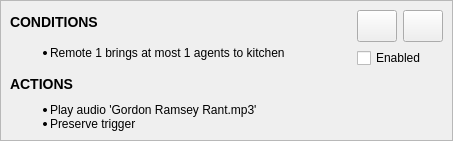
<?xml version="1.0" encoding="UTF-8"?>
<ui version="4.0">
 <class>TriggerWidget</class>
 <widget class="QWidget" name="TriggerWidget">
  <property name="geometry">
   <rect>
    <x>0</x>
    <y>0</y>
    <width>453</width>
    <height>141</height>
   </rect>
  </property>
  <property name="windowTitle">
   <string>Form</string>
  </property>
  <layout class="QGridLayout" name="gridLayout_2">
   <property name="leftMargin">
    <number>0</number>
   </property>
   <property name="topMargin">
    <number>0</number>
   </property>
   <property name="rightMargin">
    <number>0</number>
   </property>
   <property name="bottomMargin">
    <number>0</number>
   </property>
   <item row="0" column="0">
    <widget class="QFrame" name="frame">
     <property name="frameShape">
      <enum>QFrame::StyledPanel</enum>
     </property>
     <property name="frameShadow">
      <enum>QFrame::Raised</enum>
     </property>
     <property name="lineWidth">
      <number>0</number>
     </property>
     <property name="midLineWidth">
      <number>0</number>
     </property>
     <layout class="QGridLayout" name="gridLayout">
      <item row="0" column="0" rowspan="3">
       <layout class="QVBoxLayout" name="verticalLayout">
        <item>
         <widget class="QLabel" name="label_1">
          <property name="sizePolicy">
           <sizepolicy hsizetype="Expanding" vsizetype="Minimum">
            <horstretch>0</horstretch>
            <verstretch>0</verstretch>
           </sizepolicy>
          </property>
          <property name="text">
           <string>&lt;h3&gt;CONDITIONS&lt;/h3&gt;</string>
          </property>
         </widget>
        </item>
        <item>
         <widget class="QLabel" name="labelConditions">
          <property name="sizePolicy">
           <sizepolicy hsizetype="Expanding" vsizetype="Minimum">
            <horstretch>0</horstretch>
            <verstretch>0</verstretch>
           </sizepolicy>
          </property>
          <property name="text">
           <string>&lt;ul&gt;
&lt;li&gt;Remote 1 brings at most 1 agents to kitchen&lt;/li&gt;
&lt;/ul&gt;
</string>
          </property>
         </widget>
        </item>
        <item>
         <widget class="QLabel" name="label2">
          <property name="sizePolicy">
           <sizepolicy hsizetype="Expanding" vsizetype="Minimum">
            <horstretch>0</horstretch>
            <verstretch>0</verstretch>
           </sizepolicy>
          </property>
          <property name="text">
           <string>&lt;h3&gt;ACTIONS&lt;/h3&gt;
</string>
          </property>
         </widget>
        </item>
        <item>
         <widget class="QLabel" name="labelActions">
          <property name="sizePolicy">
           <sizepolicy hsizetype="Expanding" vsizetype="Minimum">
            <horstretch>0</horstretch>
            <verstretch>0</verstretch>
           </sizepolicy>
          </property>
          <property name="text">
           <string>&lt;ul&gt;
&lt;li&gt;Play audio 'Gordon Ramsey Rant.mp3'&lt;/li&gt;
&lt;li&gt;Preserve trigger&lt;/li&gt;
&lt;/ul&gt;</string>
          </property>
         </widget>
        </item>
       </layout>
      </item>
      <item row="0" column="1">
       <widget class="QPushButton" name="pushButtonRemove">
        <property name="sizePolicy">
         <sizepolicy hsizetype="Minimum" vsizetype="Minimum">
          <horstretch>0</horstretch>
          <verstretch>0</verstretch>
         </sizepolicy>
        </property>
        <property name="minimumSize">
         <size>
          <width>32</width>
          <height>32</height>
         </size>
        </property>
        <property name="text">
         <string/>
        </property>
        <property name="icon">
         <iconset resource="../resources/icons.qrc">
          <normaloff>:/icons/app/trash.svg</normaloff>:/icons/app/trash.svg</iconset>
        </property>
       </widget>
      </item>
      <item row="0" column="2">
       <widget class="QPushButton" name="pushButtonEdit">
        <property name="sizePolicy">
         <sizepolicy hsizetype="Minimum" vsizetype="Minimum">
          <horstretch>0</horstretch>
          <verstretch>0</verstretch>
         </sizepolicy>
        </property>
        <property name="minimumSize">
         <size>
          <width>32</width>
          <height>32</height>
         </size>
        </property>
        <property name="text">
         <string/>
        </property>
        <property name="icon">
         <iconset resource="../resources/icons.qrc">
          <normaloff>:/icons/app/edit.svg</normaloff>:/icons/app/edit.svg</iconset>
        </property>
       </widget>
      </item>
      <item row="1" column="1" colspan="2">
       <widget class="QCheckBox" name="checkBoxEnabled">
        <property name="sizePolicy">
         <sizepolicy hsizetype="Minimum" vsizetype="Minimum">
          <horstretch>0</horstretch>
          <verstretch>0</verstretch>
         </sizepolicy>
        </property>
        <property name="text">
         <string>Enabled</string>
        </property>
       </widget>
      </item>
      <item row="2" column="1">
       <spacer name="verticalSpacer">
        <property name="orientation">
         <enum>Qt::Vertical</enum>
        </property>
        <property name="sizeHint" stdset="0">
         <size>
          <width>20</width>
          <height>40</height>
         </size>
        </property>
       </spacer>
      </item>
     </layout>
    </widget>
   </item>
  </layout>
 </widget>
 <resources>
  <include location="../resources/icons.qrc"/>
 </resources>
 <connections/>
</ui>
